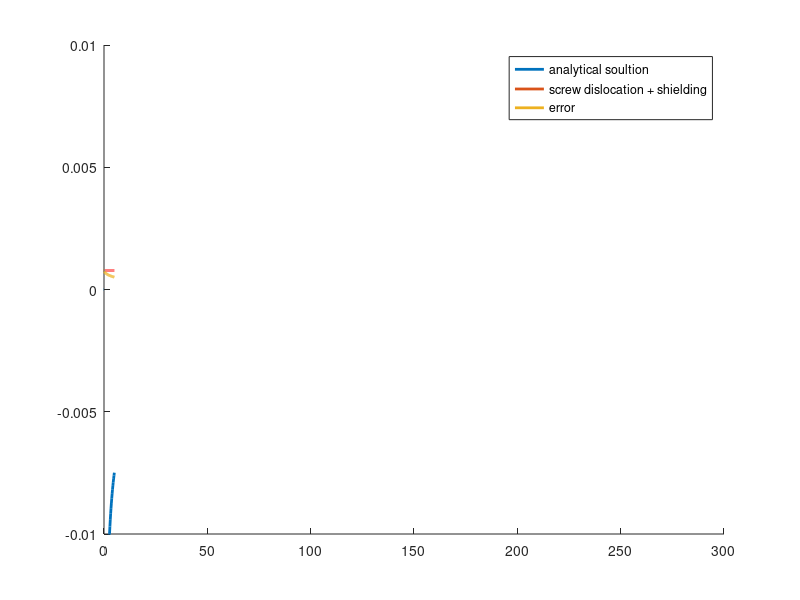
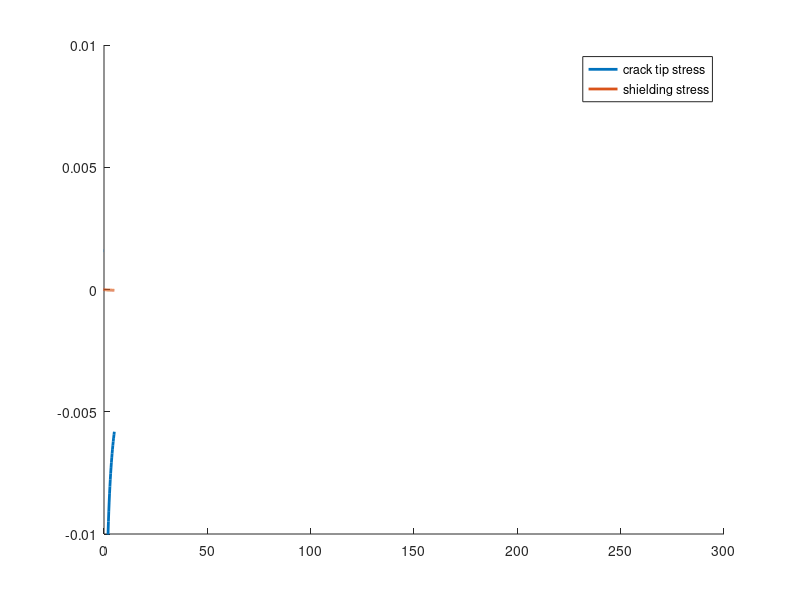

Write the MATLAB code that produced these figures, in order.
clear

r_dis = 100;
syz = @(x) 1/2/pi*sqrt(r_dis/x)/(x-r_dis);
syz_screw = @(x) 1/2/pi/(x-r_dis);
KD = -1/sqrt(2*pi*r_dis);
syz_shielding = @(x) KD/sqrt(2*pi*x);
syz_image = @(x) -1/4/pi/x;
syz_sup = @(x) syz_screw(x)+syz_shielding(x) + 1/4/pi/r_dis;
% syz_sup1 = @(x) syz_screw(x)+syz_image(x)+ syz_shielding(x);
dsyz = @(x) syz(x) - syz_sup(x);
figure
hold on
fplot(syz, 'LineWidth', 2', 'DisplayName', 'analytical soultion')
fplot(syz_sup, 'LineWidth', 2, 'DisplayName', 'screw dislocation + shielding')
fplot(dsyz, 'LineWidth', 2, 'DisplayName', 'error')
% fplot(syz_sup1, 'LineWidth', 2, 'DisplayName', 'screw dislocation + image + shielding')
axis([0, 300, -0.01, 0.01])
legend('Location', 'best')

figure
hold on
fplot(@(x) syz(x)-syz_screw(x), 'LineWidth', 2, 'DisplayName', 'crack tip stress')
fplot(syz_shielding, 'LineWidth', 2, 'DisplayName', 'shielding stress')
axis([0, 300, -0.01, 0.01])
legend('Location', 'best')
